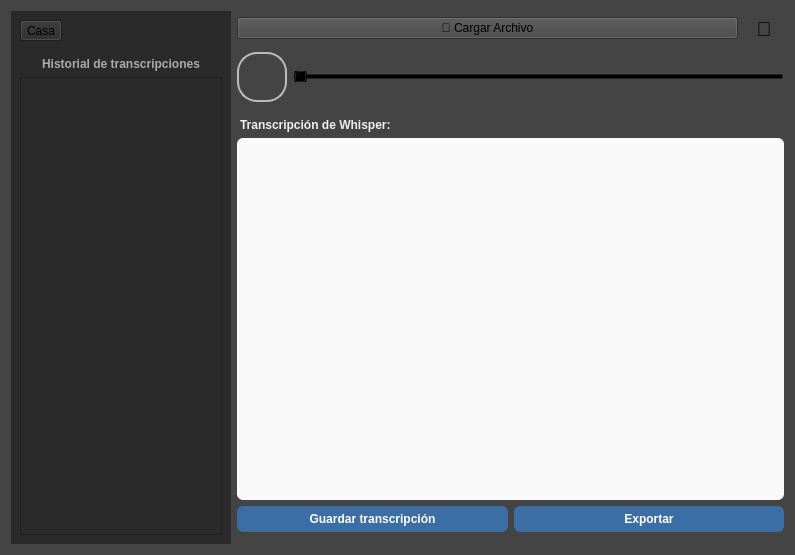
<?xml version="1.0" encoding="UTF-8"?>
<ui version="4.0">
 <class>Interfaz</class>
 <widget class="QWidget" name="Interfaz">
  <property name="geometry">
   <rect>
    <x>0</x>
    <y>0</y>
    <width>795</width>
    <height>555</height>
   </rect>
  </property>
  <property name="windowTitle">
   <string>Transcriptor de conversaciones</string>
  </property>
  <property name="styleSheet">
   <string notr="true">background-color: #444444;</string>
  </property>
  <layout class="QGridLayout" name="gridLayout">
   <item row="0" column="0" rowspan="4">
    <widget class="QWidget" name="verticalWidget" native="true">
     <property name="minimumSize">
      <size>
       <width>50</width>
       <height>0</height>
      </size>
     </property>
     <property name="maximumSize">
      <size>
       <width>220</width>
       <height>16777215</height>
      </size>
     </property>
     <property name="styleSheet">
      <string notr="true">background-color: #2A2A2A;</string>
     </property>
     <layout class="QVBoxLayout" name="verticalLayoutLeft">
      <item>
       <widget class="QToolButton" name="toolButton">
        <property name="text">
         <string>Casa</string>
        </property>
        <property name="icon">
         <iconset theme="go-home"/>
        </property>
        <property name="iconSize">
         <size>
          <width>32</width>
          <height>32</height>
         </size>
        </property>
        <property name="toolButtonStyle">
         <enum>Qt::ToolButtonStyle::ToolButtonIconOnly</enum>
        </property>
       </widget>
      </item>
      <item>
       <widget class="QLabel" name="labelTranscripciones">
        <property name="styleSheet">
         <string notr="true">color: #AAAAAA; font-weight: bold; margin-top: 10px</string>
        </property>
        <property name="text">
         <string>Historial de transcripciones</string>
        </property>
        <property name="alignment">
         <set>Qt::AlignmentFlag::AlignCenter</set>
        </property>
       </widget>
      </item>
      <item>
       <widget class="QListView" name="listView"/>
      </item>
     </layout>
    </widget>
   </item>
   <item row="0" column="1">
    <layout class="QVBoxLayout" name="verticalLayoutAudio">
     <item>
      <layout class="QHBoxLayout" name="horizontalLayoutBotonesAudio">
       <item>
        <widget class="QPushButton" name="loadButton">
         <property name="text">
          <string>📁 Cargar Archivo</string>
         </property>
        </widget>
       </item>
       <item>
        <widget class="QToolButton" name="microButton">
         <property name="toolTip">
          <string>Grabar Audio</string>
         </property>
         <property name="styleSheet">
          <string notr="true">
           font-size: 20px;
           min-width: 32px;
           min-height: 32px;
           max-width: 40px;
           max-height: 40px;
           border-radius: 20px;
           background-color: transparent;
         </string>
         </property>
         <property name="text">
          <string>🎤</string>
         </property>
         <property name="toolButtonStyle">
          <enum>Qt::ToolButtonStyle::ToolButtonTextOnly</enum>
         </property>
         <property name="autoRaise">
          <bool>true</bool>
         </property>
        </widget>
       </item>
      </layout>
     </item>
     <item>
      <layout class="QHBoxLayout" name="horizontalLayoutReproductorCompacto">
       <item>
        <widget class="QPushButton" name="btnPlayPause">
         <property name="minimumSize">
          <size>
           <width>50</width>
           <height>50</height>
          </size>
         </property>
         <property name="maximumSize">
          <size>
           <width>50</width>
           <height>50</height>
          </size>
         </property>
         <property name="styleSheet">
          <string notr="true">
          font-size: 30px;
          border-radius: 20px;
          color: #444;
          border: 1.5px solid #bbb;
          background-color: transparent;
         </string>
         </property>
         <property name="text">
          <string>▶️</string>
         </property>
        </widget>
       </item>
       <item>
        <widget class="QSlider" name="barraProgreso">
         <property name="styleSheet">
          <string notr="true">
          background: transparent;
          height: 7px;
          border-radius: 3px;
          margin-top: 4px;
          margin-left: 10px;
          margin-right: 10px;
         </string>
         </property>
         <property name="orientation">
          <enum>Qt::Orientation::Horizontal</enum>
         </property>
        </widget>
       </item>
      </layout>
     </item>
     <item>
      <widget class="QLabel" name="labelTranscripcion">
       <property name="styleSheet">
        <string notr="true">color: #EEEEEE; font-weight: bold; margin-top: 10px;</string>
       </property>
       <property name="text">
        <string>Transcripción de Whisper:</string>
       </property>
      </widget>
     </item>
     <item>
      <widget class="QPlainTextEdit" name="transcriptionEdit">
       <property name="styleSheet">
        <string notr="true">font-size: 15px; background-color: #f9f9f9; color: #222; border-radius: 6px; padding: 8px;</string>
       </property>
      </widget>
     </item>
    </layout>
   </item>
   <item row="1" column="1">
    <layout class="QHBoxLayout" name="horizontalLayoutGuardarExportar">
     <item>
      <widget class="QPushButton" name="saveTranscriptionButton">
       <property name="styleSheet">
        <string notr="true">background-color: #3a6ea5; color: white; padding: 6px; border-radius: 6px; font-weight: bold;</string>
       </property>
       <property name="text">
        <string>Guardar transcripción</string>
       </property>
      </widget>
     </item>
     <item>
      <widget class="QPushButton" name="exportButton">
       <property name="styleSheet">
        <string notr="true">background-color: #3a6ea5; color: white; padding: 6px; border-radius: 6px; font-weight: bold;</string>
       </property>
       <property name="text">
        <string>Exportar</string>
       </property>
      </widget>
     </item>
    </layout>
   </item>
  </layout>
 </widget>
 <resources/>
 <connections/>
</ui>
